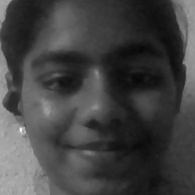
#> input picture FaceRecognition/dataset/User.1.11.jpg, 195 x 195 px, given in place of show.jpeg, which was not available
$ jupyter execute Image.ipynb   (text cells are left out)
#> lines starting #> are read from the running program, lines starting #| are printed output that depends on the picture; pictures that were not available may be replaced by others from this repository, and a replacement may not be noted
[cell 1]
from google.colab import files
uploaded = files.upload()
#> the answer given: User.1.11.jpg

[cell 2]
import cv2

[cell 3]
import cv2
from google.colab.patches import cv2_imshow

old_img=cv2.imread("show.jpeg")
#> old_img is the input picture: shape (195, 195, 3); min 7, max 247, mean 66.8
old_img=cv2.resize(old_img,(500,700))
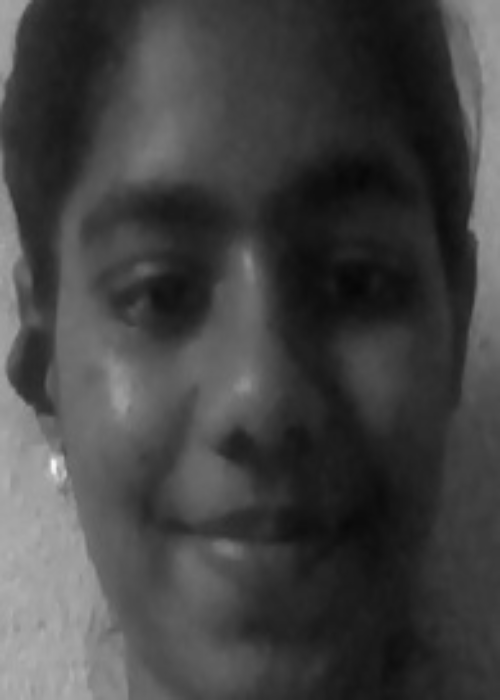
#> old_img: shape (700, 500, 3); min 7, max 246, mean 66.7


new_img=cv2.rectangle(img=old_img,pt1=(120,200),pt2=(400,500),color=(0,255,0),thickness=4,lineType=16)

# cv2_imshow(old_img)
cv2_imshow(new_img)

[cell 4]
from google.colab import files
uploaded = files.upload()
#> the answer given: User.1.12.jpg

[cell 5]
old_img=cv2.imread("abdul kalam.jpeg")
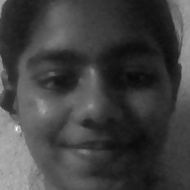
#> input picture FaceRecognition/dataset/User.1.12.jpg, 190 x 190 px, given in place of abdul kalam.jpeg, which was not available
#> old_img is the input picture: shape (190, 190, 3); min 7, max 254, mean 64.9
old_img=cv2.resize(old_img,(500,600))
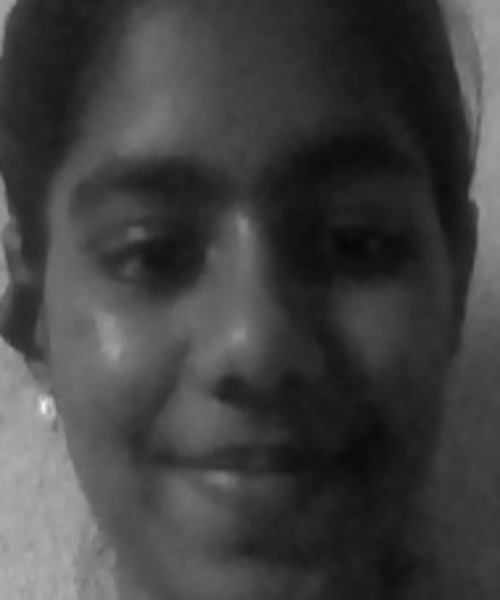
#> old_img: shape (600, 500, 3); min 7, max 252, mean 64.8

new_img=cv2.circle(img=old_img,center=(300,200),radius=170,color=(0,255,0),thickness=4,lineType=16)
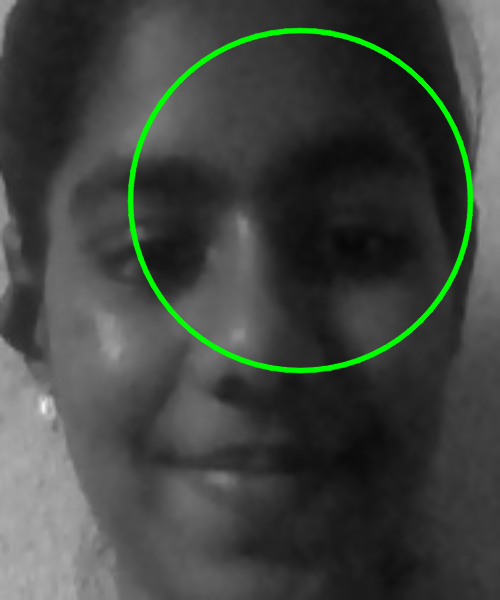
#> new_img: shape (600, 500, 3); mean B, G, R 63.7, 68.6, 63.7
cv2_imshow(new_img)

[cell 6]
#eclipse also same
#polygon
import numpy as np

old_img=cv2.imread("abdul kalam.jpeg")
old_img=cv2.resize(old_img,(500,600))


new_img=cv2.polylines(img=old_img,pts=[np.array([[100,200],[150,100],[300,200],[300,500],[100,500]])],isClosed=True,color=(0,255,0),thickness=4,lineType=16)
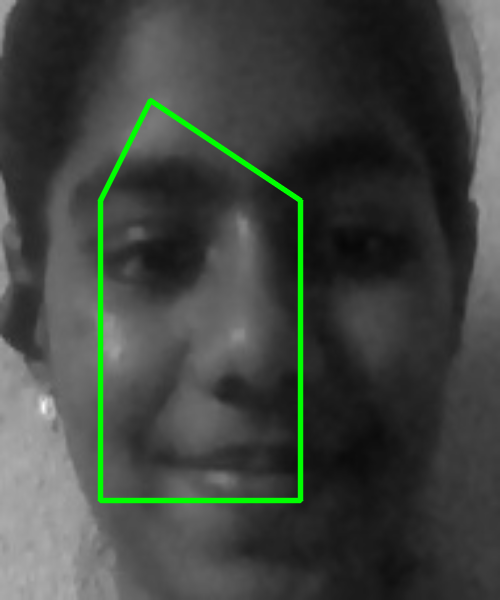
#> new_img: shape (600, 500, 3); mean B, G, R 63.5, 68.5, 63.5
cv2_imshow(new_img)
